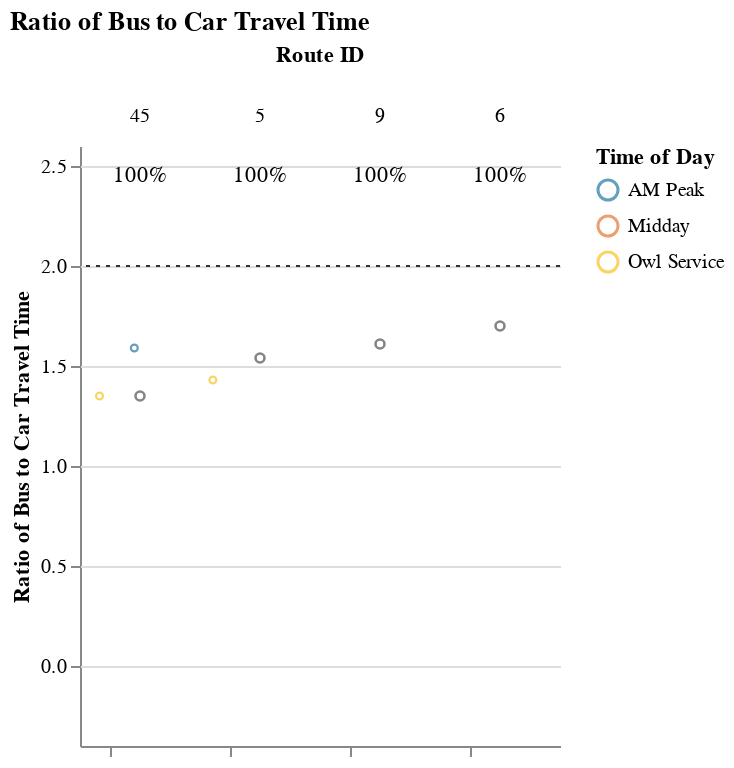
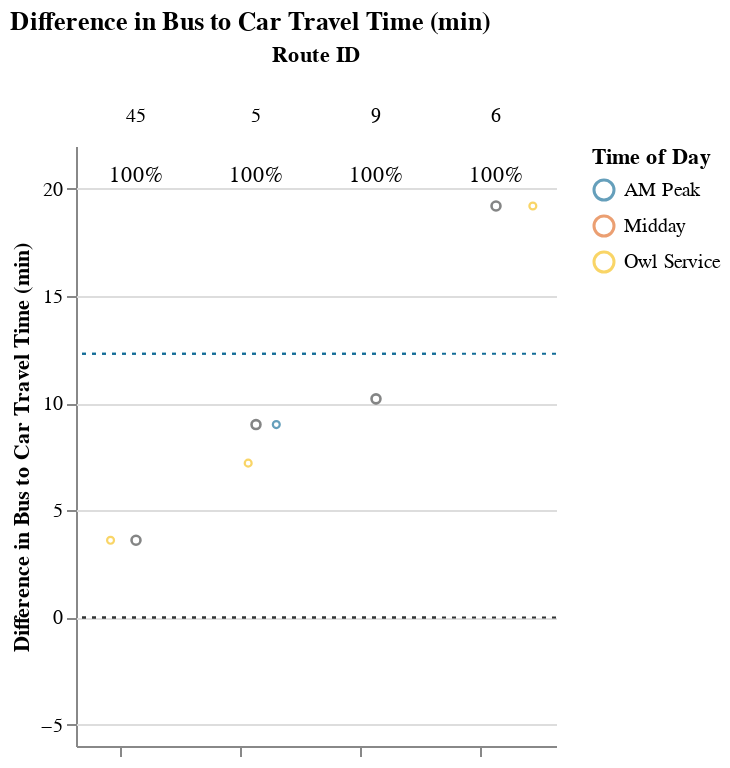

The cell these charts' notebook holds for them, in order:
### Markdown cell above
## Viable Competitive Routes
### Short Routes (< 1 hr)

### Code cell
# Allow for possibility that operator doesn't have routes that fall into certain route_groups
# But, jupyterbook will not like markdown with f-string
# separate out route_group and put in each cell, and use try/except + if to display...
# but all 3 route groups must be displayed. just add sentence about why no routes were returned at the end
route_group = "short"
try:
    subset_routes, mult, diff  = setup_charts(df, PCT_COMPETITIVE_THRESHOLD, route_group)
    
    if len(subset_routes) > 0:
        display(
            Markdown(
                f"{CAPTIONS_DICT[route_group]}"
                "Within each route group, routes are sorted in descending order "
                "by % competitive trips and # trips below the additional time cut-off."
            )
        )

        display(mult)
        display(diff)
except:
    print("No routes meet this criteria.")

### Figure 1 — Vega-Lite specification as saved in the notebook (floating-point values rounded to 4 significant figures)
{"config": {"view": {"continuousWidth": 400, "continuousHeight": 300, "stroke": null}, "facet": {"spacing": 0}}, "data": {"name": "data-8d101ed0e9ace286bcdb593690c4a081"}, "facet": {"column": {"field": "route_id", "sort": ["45", "5", "9", "6"], "title": "Route ID", "type": "nominal"}}, "spec": {"layer": [{"mark": {"type": "point", "opacity": 0.65, "size": 12, "strokeWidth": 1.1}, "encoding": {"color": {"field": "time_of_day", "scale": {"range": ["#136C97", "#E16B26", "#F6BF16", "#00896B", "#7790A3", "#5B559C"]}, "sort": ["AM Peak", "Midday", "PM Peak", "Owl Service"], "title": "Time of Day", "type": "nominal"}, "tooltip": [{"field": "route_id", "type": "nominal"}, {"field": "trip_id", "type": "nominal"}, {"field": "service_hours", "type": "quantitative"}, {"field": "car_duration_hours", "type": "quantitative"}, {"field": "bus_multiplier", "type": "quantitative"}, {"field": "bus_difference", "type": "quantitative"}, {"field": "num_trips", "type": "quantitative"}, {"field": "num_competitive", "type": "quantitative"}, {"field": "pct_trips_competitive", "type": "quantitative"}, {"field": "p25", "type": "quantitative"}, {"field": "p50", "type": "quantitative"}, {"field": "p75", "type": "quantitative"}], "x": {"axis": {"grid": false, "labels": false, "ticks": true, "values": [0]}, "field": "jitter", "scale": {}, "title": null, "type": "quantitative"}, "y": {"field": "bus_multiplier", "scale": {"domain": [-0.25, 2.5]}, "title": "Ratio of Bus to Car Travel Time", "type": "quantitative"}}, "selection": {"selector001": {"type": "interval", "bind": "scales", "encodings": ["x", "y"]}}, "transform": [{"calculate": "sqrt(-2*log(random()))*cos(2*PI*random())", "as": "jitter"}], "width": 60}, {"layer": [{"mark": {"type": "point", "opacity": 0.6, "size": 20, "strokeWidth": 1.3}, "encoding": {"color": {"value": "#323434"}, "y": {"field": "bus_multiplier", "type": "quantitative"}}, "transform": [{"filter": "(datum.p50_trip === 1)"}]}, {"mark": {"type": "rule", "strokeDash": [2, 3]}, "encoding": {"color": {"value": "#323434"}, "y": {"field": "cutoff", "type": "quantitative"}}}, {"mark": {"type": "text", "align": "center", "baseline": "middle"}, "encoding": {"color": {"value": "black"}, "text": {"field": "pct_trips_competitive", "format": ".0%", "type": "quantitative"}, "tooltip": [{"field": "route_id", "type": "nominal"}, {"field": "trip_id", "type": "nominal"}, {"field": "service_hours", "type": "quantitative"}, {"field": "car_duration_hours", "type": "quantitative"}, {"field": "bus_multiplier", "type": "quantitative"}, {"field": "bus_difference", "type": "quantitative"}, {"field": "num_trips", "type": "quantitative"}, {"field": "num_competitive", "type": "quantitative"}, {"field": "pct_trips_competitive", "type": "quantitative"}, {"field": "p25", "type": "quantitative"}, {"field": "p50", "type": "quantitative"}, {"field": "p75", "type": "quantitative"}], "x": {"value": 30}, "y": {"value": 15}}, "transform": [{"calculate": "sqrt(-2*log(random()))*cos(2*PI*random())", "as": "jitter"}, {"filter": "(datum.fastest_trip === 1)"}]}]}]}, "resolve": {"scale": {"y": "shared"}}, "title": "Ratio of Bus to Car Travel Time", "$schema": "https://vega.github.io/schema/vega-lite/v4.17.0.json", "datasets": {"data-8d101ed0e9ace286bcdb593690c4a081": [{"calitp_itp_id": 168, "trip_key": 2199239617006018366, "trip_id": "5016351", "shape_id": "45 171689", "route_id": "45", "service_hours": 0.23, "trip_first_departure_ts": 22380, "trip_last_arrival_ts": 23220, "departure_hour": 6, "time_of_day": "Owl Service", "p25": 0.24, "p50": 0.25, "p75": 0.26, "p50_trip": 1, "fastest_trip": 1, "car_duration_hours": 0.17, "competitive_route": 1, "bus_multiplier": 1.35, "bus_difference": 3.6, "num_trips": 2, "num_competitive": 2, "pct_trips_competitive": 1.0, "bus_difference_spread": 2.4, "route_group": "short", "max_trip_hrs": 0.27, "max_trip_route_group": 0.82, "name": "City of Lodi", "caltrans_district": "10 - Stockton", "drmt_organization_name": null, "cutoff2": 12.3, "cutoff": 2}, {"calitp_itp_id": 168, "trip_key": 6442362743022621027, "trip_id": "7901478", "shape_id": "45 171689", "route_id": "45", "service_hours": 0.27, "trip_first_departure_ts": 27000, "trip_last_arrival_ts": 27960, "departure_hour": 7, "time_of_day": "AM Peak", "p25": 0.24, "p50": 0.25, "p75": 0.26, "p50_trip": 0, "fastest_trip": 0, "car_duration_hours": 0.17, "competitive_route": 1, "bus_multiplier": 1.59, "bus_difference": 6.0, "num_trips": 2, "num_competitive": 2, "pct_trips_competitive": 1.0, "bus_difference_spread": 2.4, "route_group": "short", "max_trip_hrs": 0.27, "max_trip_route_group": 0.82, "name": "City of Lodi", "caltrans_district": "10 - Stockton", "drmt_organization_name": null, "cutoff2": 12.3, "cutoff": 2}, {"calitp_itp_id": 168, "trip_key": -133091918511425829, "trip_id": "5024867", "shape_id": "5 171692", "route_id": "5", "service_hours": 0.4, "trip_first_departure_ts": 22500, "trip_last_arrival_ts": 23940, "departure_hour": 6, "time_of_day": "Owl Service", "p25": 0.4075, "p50": 0.415, "p75": 0.4225, "p50_trip": 0, "fastest_trip": 1, "car_duration_hours": 0.28, "competitive_route": 1, "bus_multiplier": 1.43, "bus_difference": 7.2, "num_trips": 2, "num_competitive": 2, "pct_trips_competitive": 1.0, "bus_difference_spread": 1.8, "route_group": "short", "max_trip_hrs": 0.43, "max_trip_route_group": 0.82, "name": "City of Lodi", "caltrans_district": "10 - Stockton", "drmt_organization_name": null, "cutoff2": 12.3, "cutoff": 2}, {"calitp_itp_id": 168, "trip_key": -3347287698096008956, "trip_id": "5024869", "shape_id": "5 171692", "route_id": "5", "service_hours": 0.43, "trip_first_departure_ts": 26400, "trip_last_arrival_ts": 27960, "departure_hour": 7, "time_of_day": "AM Peak", "p25": 0.4075, "p50": 0.415, "p75": 0.4225, "p50_trip": 1, "fastest_trip": 0, "car_duration_hours": 0.28, "competitive_route": 1, "bus_multiplier": 1.54, "bus_difference": 9.0, "num_trips": 2, "num_competitive": 2, "pct_trips_competitive": 1.0, "bus_difference_spread": 1.8, "route_group": "short", "max_trip_hrs": 0.43, "max_trip_route_group": 0.82, "name": "City of Lodi", "caltrans_district": "10 - Stockton", "drmt_organization_name": null, "cutoff2": 12.3, "cutoff": 2}, {"calitp_itp_id": 168, "trip_key": -1100885806102794017, "trip_id": "5024837", "shape_id": "6 171696", "route_id": "6", "service_hours": 0.78, "trip_first_departure_ts": 23400, "trip_last_arrival_ts": 26220, "departure_hour": 6, "time_of_day": "Owl Service", "p25": 0.78, "p50": 0.78, "p75": 0.78, "p50_trip": 1, "fastest_trip": 1, "car_duration_hours": 0.46, "competitive_route": 1, "bus_multiplier": 1.7, "bus_difference": 19.2, "num_trips": 1, "num_competitive": 1, "pct_trips_competitive": 1.0, "bus_difference_spread": 0.0, "route_group": "short", "max_trip_hrs": 0.78, "max_trip_route_group": 0.82, "name": "City of Lodi", "caltrans_district": "10 - Stockton", "drmt_organization_name": null, "cutoff2": 12.3, "cutoff": 2}, {"calitp_itp_id": 168, "trip_key": -764000840965944519, "trip_id": "5024871", "shape_id": "9 171687", "route_id": "9", "service_hours": 0.4, "trip_first_departure_ts": 51600, "trip_last_arrival_ts": 53040, "departure_hour": 14, "time_of_day": "Midday", "p25": 0.4125, "p50": 0.425, "p75": 0.4375, "p50_trip": 0, "fastest_trip": 1, "car_duration_hours": 0.28, "competitive_route": 1, "bus_multiplier": 1.43, "bus_difference": 7.2, "num_trips": 2, "num_competitive": 2, "pct_trips_competitive": 1.0, "bus_difference_spread": 3.0, "route_group": "short", "max_trip_hrs": 0.45, "max_trip_route_group": 0.82, "name": "City of Lodi", "caltrans_district": "10 - Stockton", "drmt_organization_name": null, "cutoff2": 12.3, "cutoff": 2}, {"calitp_itp_id": 168, "trip_key": -8611148177880385172, "trip_id": "5024872", "shape_id": "9 171687", "route_id": "9", "service_hours": 0.45, "trip_first_departure_ts": 53400, "trip_last_arrival_ts": 55020, "departure_hour": 14, "time_of_day": "Midday", "p25": 0.4125, "p50": 0.425, "p75": 0.4375, "p50_trip": 1, "fastest_trip": 0, "car_duration_hours": 0.28, "competitive_route": 1, "bus_multiplier": 1.61, "bus_difference": 10.2, "num_trips": 2, "num_competitive": 2, "pct_trips_competitive": 1.0, "bus_difference_spread": 3.0, "route_group": "short", "max_trip_hrs": 0.45, "max_trip_route_group": 0.82, "name": "City of Lodi", "caltrans_district": "10 - Stockton", "drmt_organization_name": null, "cutoff2": 12.3, "cutoff": 2}]}}

### Figure 2 — Vega-Lite specification as saved in the notebook (floating-point values rounded to 4 significant figures)
{"config": {"view": {"continuousWidth": 400, "continuousHeight": 300, "stroke": null}, "facet": {"spacing": 0}}, "data": {"name": "data-d7daa0ed1a9e0749fc3ef8b07d028e46"}, "facet": {"column": {"field": "route_id", "sort": ["45", "5", "9", "6"], "title": "Route ID", "type": "nominal"}}, "spec": {"layer": [{"mark": {"type": "point", "opacity": 0.65, "size": 12, "strokeWidth": 1.1}, "encoding": {"color": {"field": "time_of_day", "scale": {"range": ["#136C97", "#E16B26", "#F6BF16", "#00896B", "#7790A3", "#5B559C"]}, "sort": ["AM Peak", "Midday", "PM Peak", "Owl Service"], "title": "Time of Day", "type": "nominal"}, "tooltip": [{"field": "route_id", "type": "nominal"}, {"field": "trip_id", "type": "nominal"}, {"field": "service_hours", "type": "quantitative"}, {"field": "car_duration_hours", "type": "quantitative"}, {"field": "bus_multiplier", "type": "quantitative"}, {"field": "bus_difference", "type": "quantitative"}, {"field": "num_trips", "type": "quantitative"}, {"field": "num_competitive", "type": "quantitative"}, {"field": "pct_trips_competitive", "type": "quantitative"}, {"field": "p25", "type": "quantitative"}, {"field": "p50", "type": "quantitative"}, {"field": "p75", "type": "quantitative"}], "x": {"axis": {"grid": false, "labels": false, "ticks": true, "values": [0]}, "field": "jitter", "scale": {}, "title": null, "type": "quantitative"}, "y": {"field": "bus_difference", "scale": {"domain": [-5, 21.6]}, "title": "Difference in Bus to Car Travel Time (min)", "type": "quantitative"}}, "selection": {"selector002": {"type": "interval", "bind": "scales", "encodings": ["x", "y"]}}, "transform": [{"calculate": "sqrt(-2*log(random()))*cos(2*PI*random())", "as": "jitter"}], "width": 60}, {"layer": [{"mark": {"type": "point", "opacity": 0.6, "size": 20, "strokeWidth": 1.3}, "encoding": {"color": {"value": "#323434"}, "y": {"field": "bus_difference", "type": "quantitative"}}, "transform": [{"filter": "(datum.p50_trip === 1)"}]}, {"mark": {"type": "rule", "strokeDash": [2, 3]}, "encoding": {"color": {"value": "#323434"}, "y": {"field": "cutoff", "type": "quantitative"}}}, {"mark": {"type": "rule", "strokeDash": [2, 3]}, "encoding": {"color": {"value": "#136C97"}, "y": {"field": "cutoff2", "type": "quantitative"}}}, {"mark": {"type": "text", "align": "center", "baseline": "middle"}, "encoding": {"color": {"value": "black"}, "text": {"field": "pct_trips_competitive", "format": ".0%", "type": "quantitative"}, "tooltip": [{"field": "route_id", "type": "nominal"}, {"field": "trip_id", "type": "nominal"}, {"field": "service_hours", "type": "quantitative"}, {"field": "car_duration_hours", "type": "quantitative"}, {"field": "bus_multiplier", "type": "quantitative"}, {"field": "bus_difference", "type": "quantitative"}, {"field": "num_trips", "type": "quantitative"}, {"field": "num_competitive", "type": "quantitative"}, {"field": "pct_trips_competitive", "type": "quantitative"}, {"field": "p25", "type": "quantitative"}, {"field": "p50", "type": "quantitative"}, {"field": "p75", "type": "quantitative"}], "x": {"value": 30}, "y": {"value": 15}}, "transform": [{"calculate": "sqrt(-2*log(random()))*cos(2*PI*random())", "as": "jitter"}, {"filter": "(datum.fastest_trip === 1)"}]}]}]}, "resolve": {"scale": {"y": "shared"}}, "title": "Difference in Bus to Car Travel Time (min)", "$schema": "https://vega.github.io/schema/vega-lite/v4.17.0.json", "datasets": {"data-d7daa0ed1a9e0749fc3ef8b07d028e46": [{"calitp_itp_id": 168, "trip_key": 2199239617006018366, "trip_id": "5016351", "shape_id": "45 171689", "route_id": "45", "service_hours": 0.23, "trip_first_departure_ts": 22380, "trip_last_arrival_ts": 23220, "departure_hour": 6, "time_of_day": "Owl Service", "p25": 0.24, "p50": 0.25, "p75": 0.26, "p50_trip": 1, "fastest_trip": 1, "car_duration_hours": 0.17, "competitive_route": 1, "bus_multiplier": 1.35, "bus_difference": 3.6, "num_trips": 2, "num_competitive": 2, "pct_trips_competitive": 1.0, "bus_difference_spread": 2.4, "route_group": "short", "max_trip_hrs": 0.27, "max_trip_route_group": 0.82, "name": "City of Lodi", "caltrans_district": "10 - Stockton", "drmt_organization_name": null, "cutoff2": 12.3, "cutoff": 0}, {"calitp_itp_id": 168, "trip_key": 6442362743022621027, "trip_id": "7901478", "shape_id": "45 171689", "route_id": "45", "service_hours": 0.27, "trip_first_departure_ts": 27000, "trip_last_arrival_ts": 27960, "departure_hour": 7, "time_of_day": "AM Peak", "p25": 0.24, "p50": 0.25, "p75": 0.26, "p50_trip": 0, "fastest_trip": 0, "car_duration_hours": 0.17, "competitive_route": 1, "bus_multiplier": 1.59, "bus_difference": 6.0, "num_trips": 2, "num_competitive": 2, "pct_trips_competitive": 1.0, "bus_difference_spread": 2.4, "route_group": "short", "max_trip_hrs": 0.27, "max_trip_route_group": 0.82, "name": "City of Lodi", "caltrans_district": "10 - Stockton", "drmt_organization_name": null, "cutoff2": 12.3, "cutoff": 0}, {"calitp_itp_id": 168, "trip_key": -133091918511425829, "trip_id": "5024867", "shape_id": "5 171692", "route_id": "5", "service_hours": 0.4, "trip_first_departure_ts": 22500, "trip_last_arrival_ts": 23940, "departure_hour": 6, "time_of_day": "Owl Service", "p25": 0.4075, "p50": 0.415, "p75": 0.4225, "p50_trip": 0, "fastest_trip": 1, "car_duration_hours": 0.28, "competitive_route": 1, "bus_multiplier": 1.43, "bus_difference": 7.2, "num_trips": 2, "num_competitive": 2, "pct_trips_competitive": 1.0, "bus_difference_spread": 1.8, "route_group": "short", "max_trip_hrs": 0.43, "max_trip_route_group": 0.82, "name": "City of Lodi", "caltrans_district": "10 - Stockton", "drmt_organization_name": null, "cutoff2": 12.3, "cutoff": 0}, {"calitp_itp_id": 168, "trip_key": -3347287698096008956, "trip_id": "5024869", "shape_id": "5 171692", "route_id": "5", "service_hours": 0.43, "trip_first_departure_ts": 26400, "trip_last_arrival_ts": 27960, "departure_hour": 7, "time_of_day": "AM Peak", "p25": 0.4075, "p50": 0.415, "p75": 0.4225, "p50_trip": 1, "fastest_trip": 0, "car_duration_hours": 0.28, "competitive_route": 1, "bus_multiplier": 1.54, "bus_difference": 9.0, "num_trips": 2, "num_competitive": 2, "pct_trips_competitive": 1.0, "bus_difference_spread": 1.8, "route_group": "short", "max_trip_hrs": 0.43, "max_trip_route_group": 0.82, "name": "City of Lodi", "caltrans_district": "10 - Stockton", "drmt_organization_name": null, "cutoff2": 12.3, "cutoff": 0}, {"calitp_itp_id": 168, "trip_key": -1100885806102794017, "trip_id": "5024837", "shape_id": "6 171696", "route_id": "6", "service_hours": 0.78, "trip_first_departure_ts": 23400, "trip_last_arrival_ts": 26220, "departure_hour": 6, "time_of_day": "Owl Service", "p25": 0.78, "p50": 0.78, "p75": 0.78, "p50_trip": 1, "fastest_trip": 1, "car_duration_hours": 0.46, "competitive_route": 1, "bus_multiplier": 1.7, "bus_difference": 19.2, "num_trips": 1, "num_competitive": 1, "pct_trips_competitive": 1.0, "bus_difference_spread": 0.0, "route_group": "short", "max_trip_hrs": 0.78, "max_trip_route_group": 0.82, "name": "City of Lodi", "caltrans_district": "10 - Stockton", "drmt_organization_name": null, "cutoff2": 12.3, "cutoff": 0}, {"calitp_itp_id": 168, "trip_key": -764000840965944519, "trip_id": "5024871", "shape_id": "9 171687", "route_id": "9", "service_hours": 0.4, "trip_first_departure_ts": 51600, "trip_last_arrival_ts": 53040, "departure_hour": 14, "time_of_day": "Midday", "p25": 0.4125, "p50": 0.425, "p75": 0.4375, "p50_trip": 0, "fastest_trip": 1, "car_duration_hours": 0.28, "competitive_route": 1, "bus_multiplier": 1.43, "bus_difference": 7.2, "num_trips": 2, "num_competitive": 2, "pct_trips_competitive": 1.0, "bus_difference_spread": 3.0, "route_group": "short", "max_trip_hrs": 0.45, "max_trip_route_group": 0.82, "name": "City of Lodi", "caltrans_district": "10 - Stockton", "drmt_organization_name": null, "cutoff2": 12.3, "cutoff": 0}, {"calitp_itp_id": 168, "trip_key": -8611148177880385172, "trip_id": "5024872", "shape_id": "9 171687", "route_id": "9", "service_hours": 0.45, "trip_first_departure_ts": 53400, "trip_last_arrival_ts": 55020, "departure_hour": 14, "time_of_day": "Midday", "p25": 0.4125, "p50": 0.425, "p75": 0.4375, "p50_trip": 1, "fastest_trip": 0, "car_duration_hours": 0.28, "competitive_route": 1, "bus_multiplier": 1.61, "bus_difference": 10.2, "num_trips": 2, "num_competitive": 2, "pct_trips_competitive": 1.0, "bus_difference_spread": 3.0, "route_group": "short", "max_trip_hrs": 0.45, "max_trip_route_group": 0.82, "name": "City of Lodi", "caltrans_district": "10 - Stockton", "drmt_organization_name": null, "cutoff2": 12.3, "cutoff": 0}]}}
